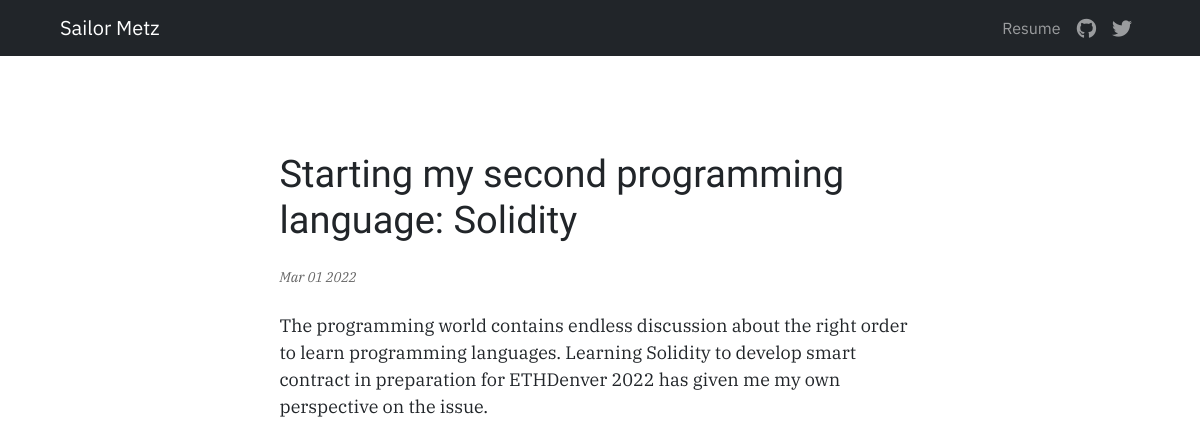
The app's page /blog/2/ with its own data.
### blog/models.py (models this page shows)
class BlogProject(models.Model):
    blog_title = models.CharField(max_length=200)
    blog_date = models.DateField()
    blog_description = models.TextField()

### blog/views.py (the view)
# urls.py: path('<int:blog_id>/', views.detail, name='detail'),
def detail(request, blog_id):
    blog = get_object_or_404(BlogProject, pk=blog_id)
    return render(request, 'blog/detail.html', {'blog':blog})

### blog/templates/blog/detail.html (shortened to what this page needs)
{% extends 'portfolio/base.html' %}
{% block content %}
{% load static %}
<link rel="stylesheet" type="text/css" href="{% static 'blog/style.css' %}">
<div class="container my-5">
  <div class="row justify-content-center">
    <div class="col-lg-7 col-12">
      <p class="detail-title mt-5 mb-0">{{ blog.blog_title }}</p>
    </div>
  </div>
  <div class="row justify-content-center">
    <div class="col-lg-7 col-12">
      <p class="detail-sub my-4">{{ blog.blog_date | date:'M d Y' }}</p>
      <p class="detail-content">{{ blog.blog_description }}</p>
    </div>
  </div>
</div>
{% endblock %}

### blog/static/blog/style.css (style rules this page uses)
.detail-title { font-family: "IBM Plex Sans Condensed", sans-serif; font-weight: 500; font-size: 38px; line-height: 1.2; }
.detail-content { font-family: "IBM Plex Serif", serif; font-size: 18px; }
.detail-sub { font-family: "IBM Plex Serif", serif; color: rgb(100,100,100); font-style: italic; font-size: 14px; }

### records on screen
BlogProject: blog_title "Starting my second programming language: Solidity", blog_date "Mar 01 2022", blog_description "The programming world contains endless discussion about the right order to learn programming languages. Learning Solidity to develop smart contract in preparation for ETHDenver 2022 has given me my own perspective on the issue."
